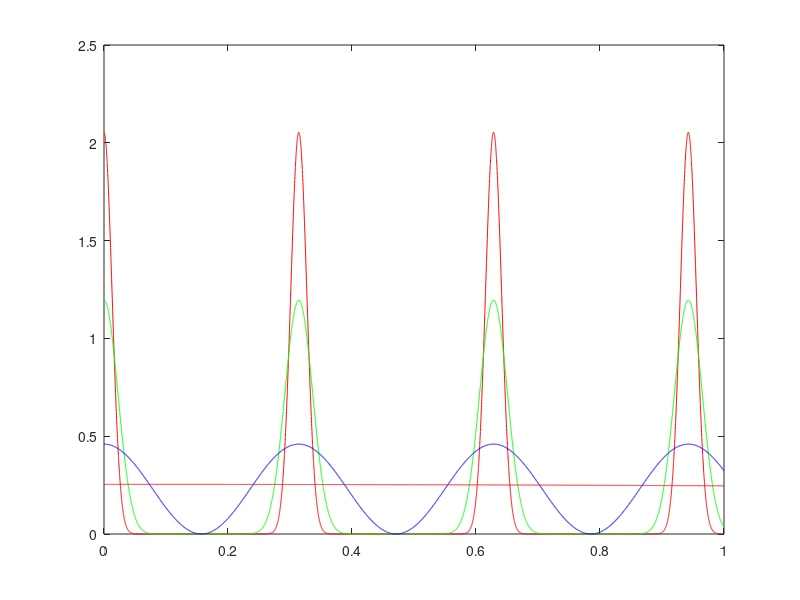

MATLAB code for this plot:
clc; clear;

xx = linspace(0,1,10000);
sshape = @(x) cos((10^x(1))*xx).^x(3);

GasConc = -1.204;
Gass = @(x) 2*sshape(x)/mean(sshape(x) .* xx)*(10^x(2));

hold off;
plot(xx,Gass([1 GasConc 60]),'r');
hold on;
plot(xx,Gass([1 GasConc 20]),'g');
plot(xx,Gass([1 GasConc 2]),'b');
plot(xx,Gass([-1.5 GasConc 60]),'r-');

